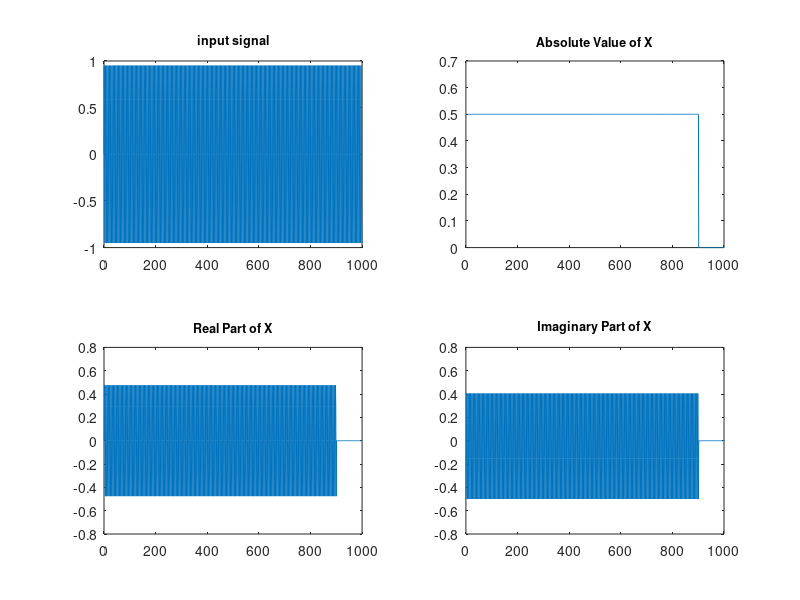

This chart was generated by the following MATLAB code:
k = 20;
M = 100;
% SDFT Algorithm
X = zeros(1, 1000); % Initialize X vector

% Input data is a sine wave
x = zeros(1, 1000); % Initialize x vector
for n = 0:999
    x(n + 1) = sin(2 * pi * k / M * n); % 原始輸入為sin波
    % y(n + 1) = awgn(x(n + 1), 30,'measured'); % SNR值需要調到50以下，才能較清楚看見雜訊對訊號的影響
end

% sin當中的n乃經過sampling(delta(t - nT))，取樣後變為週期表示，希望週期可至1000次，也就是n = 1000

% intial by using formula1
for t = 0:900
    for m = 0:(M-1)
        X(t + 1) = X(t + 1) + x(t + m + 1) * exp(-1i * 2 * pi * m * k / M); % Accumulate value
    end
    X(t+1) = X(t+1)/M;
end

% formula2
for t = 1:900
    % substitute M = n - t
    X(n) = (X(n-1) - x(t) + x(n)) * exp(1i * 2 * pi * k / M); % Accumulate value
    X(n) = X(n)/ M; % while doing DFT, divide coeffiecient M
end

subplot(2,2,1);
plot(0:999,x);
title('input signal','FontSize', 9)

% Define complex numbers
z = X;

% Compute absolute values
abs_value = abs(z);


% Plot the absolute value graph
subplot(2,2,2);
plot(1:1000,abs_value)
title('Absolute Value of X','FontSize', 9)

% Extract real and imaginary parts
real_part = real(z);
imag_part = imag(z);

% Plot the real part graph
subplot(2,2,3);
plot(1:1000,real_part)
title('Real Part of X','FontSize', 9)

% Plot the imaginary part graph
subplot(2,2,4);
plot(1:1000,imag_part)
title('Imaginary Part of X','FontSize', 9)

print('Sliding DFT - recursive formula result', '-dpng')